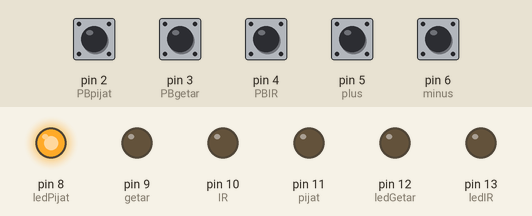
Simulated run of this sketch. Board: Arduino Uno, built with avr-gcc and run on an emulated ATmega328P. Shown: output pins drawn as LEDs (lit = HIGH). Inputs (shaded band) come from the test bench; at power-on: pin 2 (PBpijat), pin 3 (PBgetar), pin 4 (PBIR), pin 5 (plus), pin 6 (minus) HIGH.

Above: at 1.2 s.
1.3 s: pin 3 (PBgetar) pulled LOW for 0.15 s
At 1.8 s:
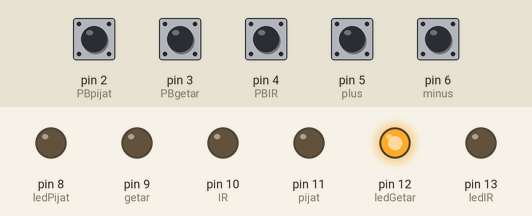
2.9 s: pin 4 (PBIR) pulled LOW for 0.15 s
At 4.1 s:
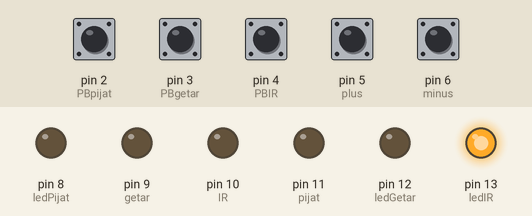
4.5 s: pin 6 (minus) pulled LOW for 0.15 s
At 4.7 s:
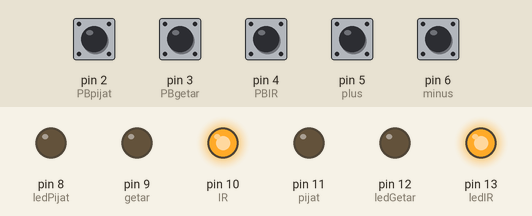
6.4 s: pin 5 (plus) pulled LOW for 1 s
At 7.7 s:
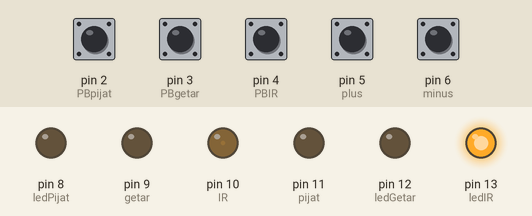
8.9 s: pin 2 (PBpijat) pulled LOW for 0.15 s
At 10.1 s:
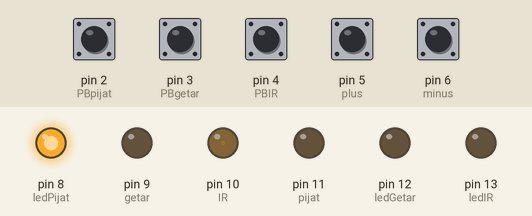
10.5 s: pin 5 (plus) pulled LOW for 0.15 s
At 11.4 s:
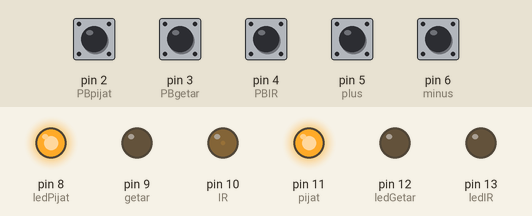
Timing chart, 0 to 13.1 s (numbered marks = the images above; inputs shaded):
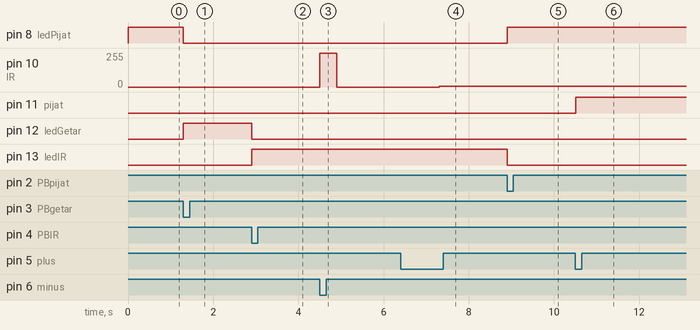

The sketch:

Kursi_Pijat.ino
```cpp
#define PBpijat   2
#define PBgetar   3
#define PBIR      4
#define plus      5
#define minus     6
#define pijat     11
#define getar     9
#define IR        10
#define ledPijat  8
#define ledGetar  12
#define ledIR     13

int pwmPijat;
int pwmGetar;
int pwmIR;
int kondisi;
int timer;
int timer2;
long prevMillis;

void setup() {
  pinMode(PBpijat, INPUT_PULLUP);
  pinMode(PBgetar, INPUT_PULLUP);
  pinMode(PBIR, INPUT_PULLUP);
  pinMode(plus, INPUT_PULLUP);
  pinMode(minus, INPUT_PULLUP);
  pinMode(ledPijat, OUTPUT);
  pinMode(ledGetar, OUTPUT);
  pinMode(ledIR, OUTPUT);
  pinMode(pijat, OUTPUT);
  pinMode(getar, OUTPUT);
  pinMode(IR, OUTPUT);
  int pwmPijat;
  int pwmGetar;
  int pwmIR;
}

void loop() {
  digitalWrite(pijat, pwmPijat);
  analogWrite(getar, pwmGetar);
  analogWrite(IR, pwmIR);

  if (pwmPijat <= 0) pwmPijat = 0;
  if (pwmPijat >= 255) pwmPijat = 255;
  if (pwmGetar <= 0) pwmGetar = 0;
  if (pwmGetar >= 150) pwmGetar = 150;
  if (pwmIR <= 0) pwmIR = 0;
  if (pwmIR >= 255) pwmIR = 255;

  if (digitalRead(PBpijat) == LOW) {
    kondisi = 0;
  }
  if (digitalRead(PBgetar) == LOW) {
    kondisi = 1;
  }
  if (digitalRead(PBIR) == LOW) {
    kondisi = 2;
  }

  switch (kondisi) {
    case 0:
      digitalWrite(ledPijat, HIGH);
      digitalWrite(ledGetar, LOW);
      digitalWrite(ledIR, LOW);

      if (digitalRead(plus) == LOW) {
        pwmPijat = 1;
        while (digitalRead(plus) == LOW) {
          digitalWrite(pijat, pwmPijat);
          analogWrite(getar, pwmGetar);
          analogWrite(IR, pwmIR);
          delay(100);
        }
      }

      if (digitalRead(minus) == LOW) {
        pwmPijat = 0;
        while (digitalRead(minus) == LOW) {
          digitalWrite(pijat, pwmPijat);
          analogWrite(getar, pwmGetar);
          analogWrite(IR, pwmIR);
          delay(100);
        }
      }
      break;

    case 1:
      digitalWrite(ledPijat, LOW);
      digitalWrite(ledGetar, HIGH);
      digitalWrite(ledIR, LOW);

      if (digitalRead(plus) == LOW) {
        while (timer <= 5 && (digitalRead(plus) == LOW)) {
          timer++;
          digitalWrite(pijat, pwmPijat);
          analogWrite(getar, pwmGetar);
          analogWrite(IR, pwmIR);
          delay(100);
        }
        timer = 0;
        while (digitalRead(plus) == LOW && pwmGetar < 149) {
          if (pwmPijat <= 0) pwmPijat = 0;
          if (pwmPijat >= 255) pwmPijat = 255;
          if (pwmGetar <= 0) pwmGetar = 0;
          if (pwmGetar >= 150) pwmGetar = 150;
          if (pwmIR <= 0) pwmIR = 0;
          if (pwmIR >= 255) pwmIR = 255;
          digitalWrite(pijat, pwmPijat);
          analogWrite(getar, pwmGetar);
          analogWrite(IR, pwmIR);
          timer2++;
          if (timer2 > 2) {
            pwmGetar = pwmGetar + 5;
            timer2 = 0;
          }
          delay(100);
        }
      }

      if (digitalRead(minus) == LOW) {
        pwmGetar = pwmGetar - 5;
        while (timer <= 5 && (digitalRead(minus) == LOW)) {
          timer++;
          digitalWrite(pijat, pwmPijat);
          analogWrite(getar, pwmGetar);
          analogWrite(IR, pwmIR);
          delay(100);
        }
        timer = 0;
        while (digitalRead(minus) == LOW && pwmGetar > 1) {
          if (pwmPijat <= 0) pwmPijat = 0;
          if (pwmPijat >= 255) pwmPijat = 255;
          if (pwmGetar <= 0) pwmGetar = 0;
          if (pwmGetar >= 150) pwmGetar = 150;
          if (pwmIR <= 0) pwmIR = 0;
          if (pwmIR >= 255) pwmIR = 255;
          digitalWrite(pijat, pwmPijat);
          analogWrite(getar, pwmGetar);
          analogWrite(IR, pwmIR);
          timer2++;
          if (timer2 > 2) {
            pwmGetar = pwmGetar - 5;
            timer2 = 0;
          }
          delay(100);
        }
      }
      break;

    case 2:
      digitalWrite(ledPijat, LOW);
      digitalWrite(ledGetar, LOW);
      digitalWrite(ledIR, HIGH);

      if (digitalRead(plus) == LOW) {
        while (timer <= 5 && (digitalRead(plus) == LOW)) {
          timer++;
          digitalWrite(pijat, pwmPijat);
          analogWrite(getar, pwmGetar);
          analogWrite(IR, pwmIR);
          delay(100);
        }
        timer = 0;
        while (digitalRead(plus) == LOW && pwmIR < 254) {
          if (pwmPijat <= 0) pwmPijat = 0;
          if (pwmPijat >= 255) pwmPijat = 255;
          if (pwmGetar <= 0) pwmGetar = 0;
          if (pwmGetar >= 150) pwmGetar = 150;
          if (pwmIR <= 0) pwmIR = 0;
          if (pwmIR >= 255) pwmIR = 255;
          digitalWrite(pijat, pwmPijat);
          analogWrite(getar, pwmGetar);
          analogWrite(IR, pwmIR);
          timer2++;
          if (timer2 > 2) {
            pwmIR = pwmIR + 5;
            timer2 = 0;
          }
          delay(100);
        }
      }

      if (digitalRead(minus) == LOW) {
        pwmIR = pwmIR - 5;
        while (timer <= 5 && (digitalRead(minus) == LOW)) {
          timer++;
          digitalWrite(pijat, pwmPijat);
          analogWrite(getar, pwmGetar);
          analogWrite(IR, pwmIR);
          delay(100);
        }
        timer = 0;
        while (digitalRead(minus) == LOW && pwmIR > 1) {
          if (pwmPijat <= 0) pwmPijat = 0;
          if (pwmPijat >= 255) pwmPijat = 255;
          if (pwmGetar <= 0) pwmGetar = 0;
          if (pwmGetar >= 150) pwmGetar = 150;
          if (pwmIR <= 0) pwmIR = 0;
          if (pwmIR >= 255) pwmIR = 255;
          digitalWrite(pijat, pwmPijat);
          analogWrite(getar, pwmGetar);
          analogWrite(IR, pwmIR);
          timer2++;
          if (timer2 > 2) {
            pwmIR = pwmIR - 5;
            timer2 = 0;
          }
          delay(100);
        }
      }
      break;
  }

  delay(100);
}
```

Measured:
- after the input at 1.3 s, pin 8 (ledPijat): HIGH → LOW at once; pin 12 (ledGetar): LOW → HIGH at once
- after the input at 2.9 s, pin 12 (ledGetar): HIGH → LOW at once; pin 13 (ledIR): LOW → HIGH at once
- after the input at 4.5 s, pin 10 (IR): 0/255 → 255/255 at once, → 0/255 0.40 s later
- after the input at 6.4 s, pin 10 (IR): 0/255 → 5/255 after 0.90 s
- after the input at 8.9 s, pin 8 (ledPijat): LOW → HIGH at once; pin 13 (ledIR): HIGH → LOW at once
- after the input at 10.5 s, pin 11 (pijat): LOW → HIGH at once
